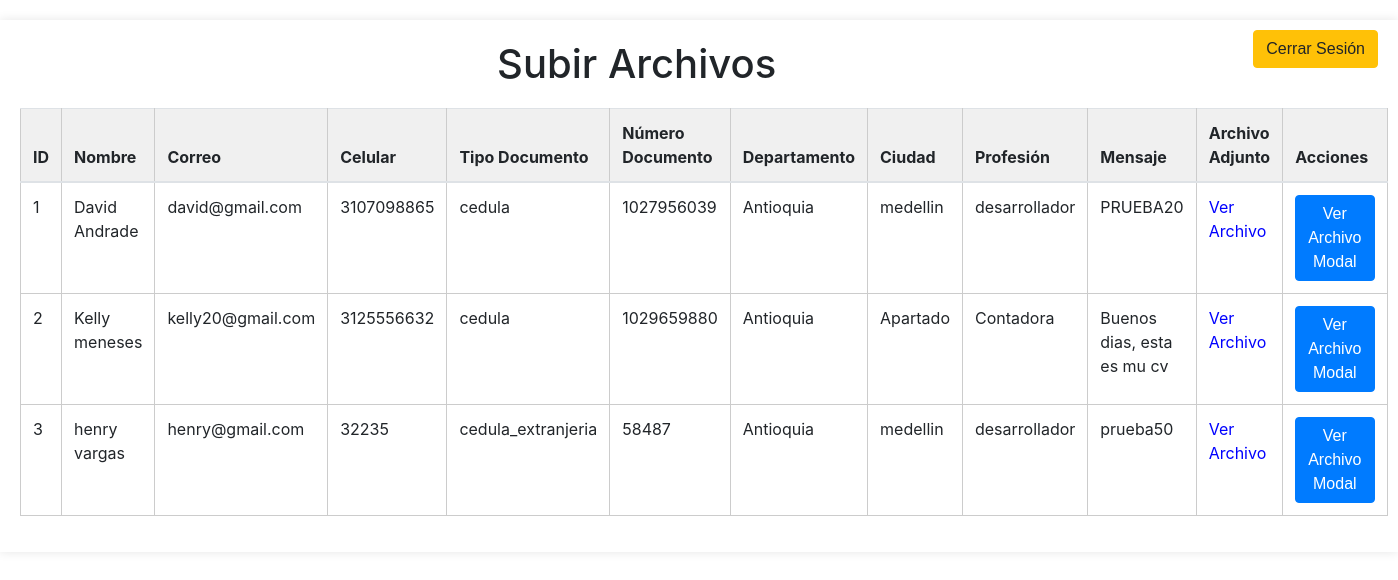
The page /recursos_humanos.php on the database its author committed.
### tables this page shows
CREATE TABLE `hoja_de_vida` (
  `id` int(11) NOT NULL,
  `nombre` varchar(255) NOT NULL,
  `correo` varchar(100) NOT NULL,
  `celular` varchar(30) NOT NULL,
  `tipo_documento` varchar(50) NOT NULL,
  `numero_documento` varchar(30) NOT NULL,
  `departamento` varchar(100) NOT NULL,
  `ciudad` varchar(100) NOT NULL,
  `profesion` varchar(100) NOT NULL,
  `mensaje` text NOT NULL,
  `archivo_adjunto` varchar(255) NOT NULL
);

### controlador/conexion.php (called while the page is built, shortened)
<?php
class PDODB
{
    private $servidor;
    private $usuario;
    private $contrasena;
    private $basededatos;
    private $conexion;
    function __construct()
    {
        $this->servidor = "localhost";
        $this->usuario = "root";
        $this->contrasena = "";
        $this->basededatos = "eyc_proyecto_pagina";
    }
    function conectar()
    {
        $opciones = array(
            PDO::MYSQL_ATTR_INIT_COMMAND => "SET NAMES utf8",
            PDO::MYSQL_ATTR_FOUND_ROWS => TRUE
        );
        $this->conexion = new PDO(
            'mysql:host=' . $this->servidor . ';dbname=' . $this->basededatos,
            $this->usuario,
            $this->contrasena,
            $opciones
        );
    }
    function getData($sql)
    {
        try {
            $datos = array();
            $resultados = $this->conexion->query($sql);
            if ($resultados->rowCount() > 0) {
                while ($row = $resultados->fetch(PDO::FETCH_ASSOC)) {
                    array_push($datos, $row);
                }
            } else {
                $datos = false;
            }
            return $datos;
        } catch (Throwable $th) {
            die("¡oh no!, hubo un error en la consulta de obtener resultados");
        }
    }
    function close()
    {
        $this->conexion = null;
    }
}
?>

### recursos_humanos.php (the view, shortened to what this page needs)
<?php
require_once './controlador/conexion.php';
$db = new PDODB();
$db->conectar();
$sql = "SELECT * FROM hoja_de_vida";
$result = $db->getData($sql);
?>
<!DOCTYPE html>
<html lang="es">
<head>
    <link rel="stylesheet" href="./css/recursos_humanos.css">
    <link rel="stylesheet" href="https://stackpath.bootstrapcdn.com/bootstrap/4.5.2/css/bootstrap.min.css">
</head>
<body>
    <button type="button" class="btn btn-warning cerrar btn-cerrar" onclick="cerrarSesion()">Cerrar Sesión</button>
    <div class=" contenedor_padre">
        <h1>Subir Archivos</h1>
        <table class="table">
            <thead>
                <tr>
                    <th>ID</th>
                    <th>Nombre</th>
                    <th>Correo</th>
                    <th>Celular</th>
                    <th>Tipo Documento</th>
                    <th>Número Documento</th>
                    <th>Departamento</th>
                    <th>Ciudad</th>
                    <th>Profesión</th>
                    <th>Mensaje</th>
                    <th>Archivo Adjunto</th>
                    <th>Acciones</th>
                </tr>
            </thead>
            <tbody>
                <?php foreach ($result as $row) { ?>
                    <tr>
                        <td><?php echo $row['id'] ?></td>
                        <td><?php echo $row['nombre'] ?></td>
                        <td><?php echo $row['correo'] ?></td>
                        <td><?php echo $row['celular'] ?></td>
                        <td><?php echo $row['tipo_documento'] ?></td>
                        <td><?php echo $row['numero_documento'] ?></td>
                        <td><?php echo $row['departamento'] ?></td>
                        <td><?php echo $row['ciudad'] ?></td>
                        <td><?php echo $row['profesion'] ?></td>
                        <td><?php echo $row['mensaje'] ?></td>
                        <td><a href='controlador/<?php echo $row['archivo_adjunto'] ?>'>Ver Archivo</a></td>
                        <td>
                            <button class="btn btn-primary" onclick="openModal('<?php echo $row['archivo_adjunto'] ?>')">Ver Archivo Modal</button>
                        </td>
                    </tr>
                <?php } ?>
            </tbody>
        </table>
    </div>
</body>
</html>

### css/recursos_humanos.css (style rules this page uses)
body { font-family: Arial, sans-serif; background-color: #f0f0f0; margin: 0; padding: 0; }
.contenedor_padre { width: 100%; margin: 20px auto; background-color: #fff; padding: 20px; box-shadow: 0 0 10px rgba(0, 0, 0, 0.1); }
h1 { text-align: center; margin-bottom: 20px; }
table { width: 100%; border-collapse: collapse; margin-top: 20px; }
table th, table td { border: 1px solid #ccc; padding: 8px; text-align: left; }
table th { background-color: #f0f0f0; }
table td a { color: blue; text-decoration: none; cursor: pointer; }
.btn { font-family: Arial, sans-serif; font-size: 16px; padding: 10px 20px; border: none; border-radius: 5px; cursor: pointer; transition: background-color 0.3s ease; }
.btn-warning { background-color: #f0ad4e; color: white; }
.btn-cerrar { float: right; margin-right: 20px; margin-top: 10px; }

### rows shown on the page
hoja_de_vida: id "1", nombre "David Andrade", correo "david@gmail.com", celular "3107098865", tipo_documento "cedula", numero_documento "1027956039", departamento "Antioquia", ciudad "medellin", profesion "desarrollador", mensaje "PRUEBA20"
hoja_de_vida: id "2", nombre "Kelly meneses", correo "kelly20@gmail.com", celular "3125556632", tipo_documento "cedula", numero_documento "1029659880", departamento "Antioquia", ciudad "Apartado", profesion "Contadora", mensaje "Buenos dias, esta es mu cv"
hoja_de_vida: id "3", nombre "henry vargas", correo "henry@gmail.com", celular "32235", tipo_documento "cedula_extranjeria", numero_documento "58487", departamento "Antioquia", ciudad "medellin", profesion "desarrollador", mensaje "prueba50"
